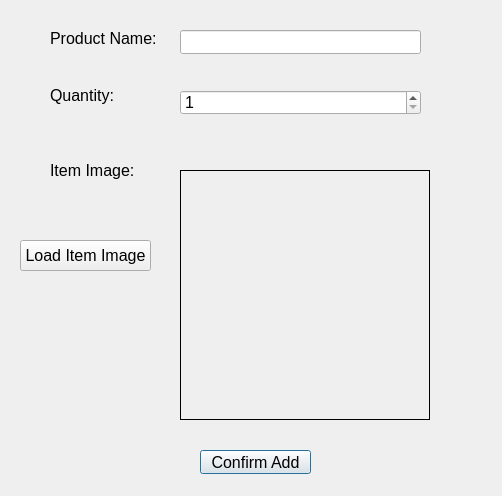
<?xml version="1.0" encoding="UTF-8"?>
<ui version="4.0">
 <class>AddItemDialog</class>
 <widget class="QDialog" name="AddItemDialog">
  <property name="geometry">
   <rect>
    <x>0</x>
    <y>0</y>
    <width>502</width>
    <height>496</height>
   </rect>
  </property>
  <property name="windowTitle">
   <string>Add Item</string>
  </property>
  <widget class="QLabel" name="label">
   <property name="geometry">
    <rect>
     <x>50</x>
     <y>30</y>
     <width>111</width>
     <height>16</height>
    </rect>
   </property>
   <property name="font">
    <font>
     <pointsize>12</pointsize>
    </font>
   </property>
   <property name="text">
    <string>Product Name:</string>
   </property>
  </widget>
  <widget class="QLabel" name="label_2">
   <property name="geometry">
    <rect>
     <x>50</x>
     <y>80</y>
     <width>71</width>
     <height>31</height>
    </rect>
   </property>
   <property name="font">
    <font>
     <pointsize>12</pointsize>
    </font>
   </property>
   <property name="text">
    <string>Quantity:</string>
   </property>
  </widget>
  <widget class="QLabel" name="label_3">
   <property name="geometry">
    <rect>
     <x>50</x>
     <y>160</y>
     <width>91</width>
     <height>21</height>
    </rect>
   </property>
   <property name="font">
    <font>
     <pointsize>12</pointsize>
    </font>
   </property>
   <property name="text">
    <string>Item Image:</string>
   </property>
  </widget>
  <widget class="QLineEdit" name="txtProductName">
   <property name="geometry">
    <rect>
     <x>180</x>
     <y>30</y>
     <width>241</width>
     <height>24</height>
    </rect>
   </property>
   <property name="font">
    <font>
     <pointsize>12</pointsize>
    </font>
   </property>
  </widget>
  <widget class="QSpinBox" name="sbQuantity">
   <property name="geometry">
    <rect>
     <x>180</x>
     <y>90</y>
     <width>241</width>
     <height>25</height>
    </rect>
   </property>
   <property name="font">
    <font>
     <pointsize>12</pointsize>
    </font>
   </property>
   <property name="minimum">
    <number>1</number>
   </property>
   <property name="maximum">
    <number>1000</number>
   </property>
  </widget>
  <widget class="QLabel" name="lblImage">
   <property name="geometry">
    <rect>
     <x>180</x>
     <y>170</y>
     <width>250</width>
     <height>250</height>
    </rect>
   </property>
   <property name="frameShape">
    <enum>QFrame::Panel</enum>
   </property>
   <property name="text">
    <string/>
   </property>
  </widget>
  <widget class="QPushButton" name="btnConfirmAdd">
   <property name="geometry">
    <rect>
     <x>200</x>
     <y>450</y>
     <width>111</width>
     <height>24</height>
    </rect>
   </property>
   <property name="font">
    <font>
     <pointsize>12</pointsize>
    </font>
   </property>
   <property name="text">
    <string>Confirm Add</string>
   </property>
  </widget>
  <widget class="QPushButton" name="btnLoadImage">
   <property name="geometry">
    <rect>
     <x>20</x>
     <y>240</y>
     <width>131</width>
     <height>31</height>
    </rect>
   </property>
   <property name="font">
    <font>
     <pointsize>12</pointsize>
    </font>
   </property>
   <property name="text">
    <string>Load Item Image</string>
   </property>
  </widget>
 </widget>
 <resources/>
 <connections/>
</ui>
